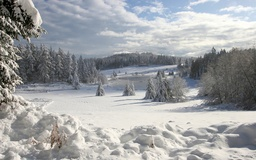
#> input picture winter.jpg, 256 x 160 px, shrunk from 1120 x 700 before the run
$ python contrastExample.py
#> lines starting #> are read from the running program, lines starting #| are printed output that depends on the picture
### SMLImageAnalyzer.py
import cv2
import copy


class SMLImageAnalyzer:
    def __init__(self, path):
#> called with path = 'winter.jpg'
        self.path = path
        self.image = cv2.imread(path, cv2.IMREAD_COLOR)
#> self.image is the input picture: shape (160, 256, 3); mean B, G, R 162.7, 161.2, 159.3
        self.gray = cv2.imread(path, 0)
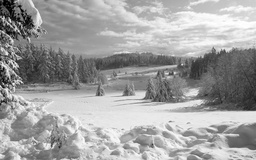
#> self.gray: shape (160, 256); min 0, max 255, mean 160.8
        self.h = len(self.image)
#> self.h = 160
        self.w = len(self.image[0])
#> self.w = 256

        # perceptron

        self.w = []
        self.b = 0.0

        print("SMLImageAnalyzer initialized")

    def improve_contrast(self):
        self.contrast_image = copy.deepcopy(self.image)
        img = self.contrast_image
        a = 1.2
        rg = len(self.contrast_image)
#> rg = 160
        for i in range(0, rg):
            print(f"{i + 1}/{rg}")
            for j in range(0, len(self.contrast_image[i])):
                img[i][j][0] = self.safe((a * (img[i][j][0] - 128) + 128))
                img[i][j][1] = self.safe((a * (img[i][j][1] - 128) + 128))
                img[i][j][2] = self.safe((a * (img[i][j][2] - 128) + 128))
#> this loop made 160 passes
#| 1/160
#| 2/160
#| 3/160
#| 4/160
#| 5/160
#| 6/160
#| 7/160
#| 8/160
#> (further printed lines are left out)
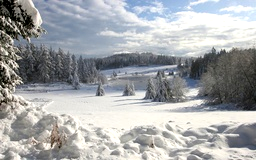
#> img: shape (160, 256, 3); mean B, G, R 169, 167, 164.6

    def show_image(self):
        cv2.imshow('image', self.image)

    def show_contrast_image(self):
        cv2.imshow('contrast image', self.contrast_image)

    def show_nobackground_image(self):
        cv2.imshow('nobackground image', self.nobackground_image)

    def show_detect_image(self):
        cv2.imshow('detect image', self.detectimage)

    def wait(self):
        cv2.waitKey(0)
        cv2.destroyAllWindows()

    def save_contrast_image(self):
        cv2.imwrite("contrast-" + self.path, self.contrast_image)

    def save_nobackground_image(self):
        cv2.imwrite("nobackground-" + self.path, self.nobackground_image)

    # [24 lines left out: function waiting, not called in this run]

    def safe(self, num):
        if num > 255:
            return 255
        elif num < 0:
            return 0
        else:
            return num

    # [84 lines left out: functions remove_background, color, not called in this run]

    def position(self, m, n):
        return 0

    # [120 lines left out: functions learn, detect, check, paint, learning, compute, not called in this run]

### contrastExample.py
from SMLImageAnalyzer import SMLImageAnalyzer


analyzer = SMLImageAnalyzer("winter.jpg")
analyzer.improve_contrast()
analyzer.save_contrast_image()
analyzer.show_image()
analyzer.show_contrast_image()
analyzer.wait()
